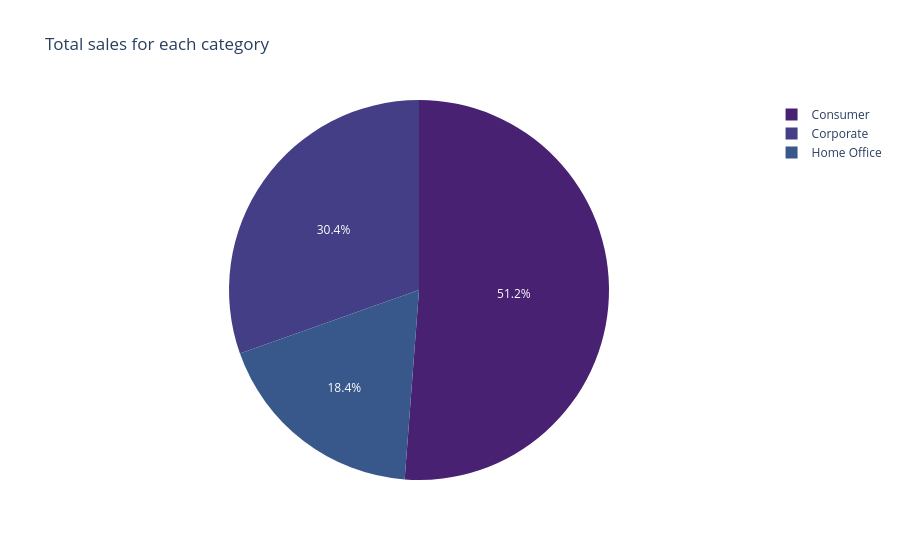

This figure's notebook cell:
### Markdown cell above
> Compare total sales across different customer segments

### Code cell
fig = px.pie(sales,names='Segment', values='Total_sales',
             title='Total sales for each category', color_discrete_sequence =viridis_colors)
fig.show()

### Figure 1 — Plotly figure (JSON) as saved in the notebook; plotly's stock layout.template omitted (floating-point values rounded to 4 significant figures; data arrays with more than 128 entries replaced by an {"elided": "..."} marker saying what was removed)
{"data": [{"domain": {"x": [0, 1], "y": [0, 1]}, "hovertemplate": "Segment=%{label}<br>Total_sales=%{value}<extra></extra>", "labels": {"elided": "51290 str values"}, "legendgroup": "", "name": "", "showlegend": true, "type": "pie", "values": {"elided": "51290 float values"}}], "layout": {"legend": {"tracegroupgap": 0}, "piecolorway": ["#482173", "#433e85", "#38588c", "#2d708e", "#25858e", "#1e9b8a", "#2ab07f", "#52c569", "#86d549", "#c2df23"], "title": {"text": "Total sales for each category"}}}
